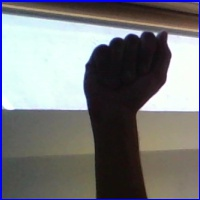
#> input picture asl-api/asl_alphabet_test/A_test.jpg, 200 x 200 px
$ python -i process_image.py   (imports and definitions only)
#> lines starting #> are read from the running program, lines starting #| are printed output that depends on the picture
import cv2
import numpy as np
from skin_segmentation import extract_skin


def equalize_histogram_clahe(img):
    hsv = cv2.cvtColor(img, cv2.COLOR_BGR2HSV)
    hsv[:,:,2] += 20
    img_bright = cv2.cvtColor(hsv, cv2.COLOR_HSV2BGR)
    img_yuv = cv2.cvtColor(img_bright, cv2.COLOR_BGR2YUV)
    planes = cv2.split(img_yuv)
    clahe = cv2.createCLAHE(clipLimit=2.0, tileGridSize=(8,8))

    planes[0] = clahe.apply(planes[0])

    img_yuv = cv2.merge(planes)
    img_output = cv2.cvtColor(img_yuv, cv2.COLOR_LAB2BGR)

    return img_output

def equalize_histogram_clahe_flip(img):
    img2 = cv2.flip( img, 1 )
    img_yuv = cv2.cvtColor(img2, cv2.COLOR_BGR2YUV)
    planes = cv2.split(img_yuv)
    clahe = cv2.createCLAHE(clipLimit=2.0, tileGridSize=(8,8))

    planes[0] = clahe.apply(planes[0])

    img_yuv = cv2.merge(planes)
    img_output = cv2.cvtColor(img_yuv, cv2.COLOR_LAB2BGR)
    return img_output

def equalize_histogram(img):
    img_yuv = cv2.cvtColor(img, cv2.COLOR_BGR2YUV)
    # equalize the histogram of the Y channel
    img_yuv[:,:,0] = cv2.equalizeHist(img_yuv[:,:,0])
    # convert the YUV image back to RGB format
    img_output = cv2.cvtColor(img_yuv, cv2.COLOR_YUV2BGR)
    return img_output

def remove_non_skin(img):
    """
    Extract the skin from the image by masking everything else with black pixels

    Input: image
    Output: cv2 image
    """
    return extract_skin(img)

train_dir = '/asl-data/asl_alphabet_test'

test_dir = '../new-asl-data/asl_alphabet_test_real_world_+_kaggle'

test_images = []

# Load Images from directory and store them in an array of test_images
# [21 lines not run here, left out]


>>> import cv2
>>> picture = cv2.imread('../asl-api/asl_alphabet_test/A_test.jpg', cv2.IMREAD_GRAYSCALE)
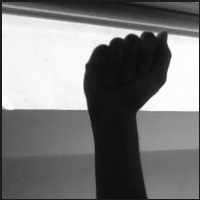
#> picture: shape (200, 200); min 11, max 255, mean 121.8
>>> result = equalize_histogram_clahe_flip(picture)
#> in equalize_histogram_clahe_flip, `img2 = cv2.flip( img, 1 )`:
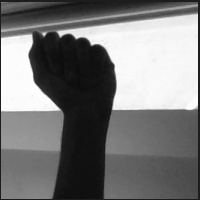
#> img2: shape (200, 200); min 11, max 255, mean 121.8
#> (the run stopped early here; a loop or call above may not have finished)

$ run again, on asl-api/asl_alphabet_test/E_test.jpg
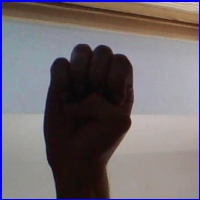
#> input picture asl-api/asl_alphabet_test/E_test.jpg, 200 x 200 px
#> `picture = cv2.imread('../asl-api/asl_alphabet_test/A_test.jpg', cv2.IM..`:
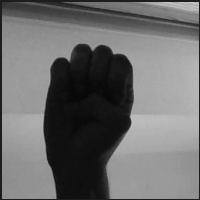
#> picture: shape (200, 200); min 7, max 206, mean 108.3
#> in equalize_histogram_clahe_flip, `img2 = cv2.flip( img, 1 )`:
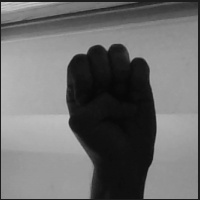
#> img2: shape (200, 200); min 7, max 206, mean 108.3

$ run again, on asl-api/asl_alphabet_test/F_test.jpg
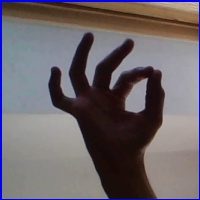
#> input picture asl-api/asl_alphabet_test/F_test.jpg, 200 x 200 px
#> `picture = cv2.imread('../asl-api/asl_alphabet_test/A_test.jpg', cv2.IM..`:
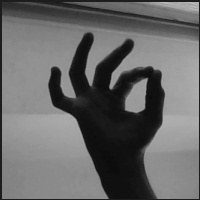
#> picture: shape (200, 200); min 11, max 192, mean 103.7
#> in equalize_histogram_clahe_flip, `img2 = cv2.flip( img, 1 )`:
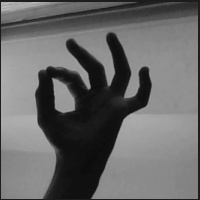
#> img2: shape (200, 200); min 11, max 192, mean 103.7

$ run again, on asl-api/asl_alphabet_test/G_test.jpg
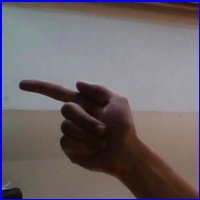
#> input picture asl-api/asl_alphabet_test/G_test.jpg, 200 x 200 px
#> `picture = cv2.imread('../asl-api/asl_alphabet_test/A_test.jpg', cv2.IM..`:
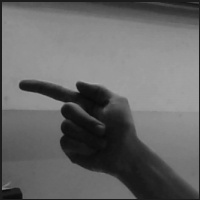
#> picture: shape (200, 200); min 9, max 167, mean 103.9
#> in equalize_histogram_clahe_flip, `img2 = cv2.flip( img, 1 )`:
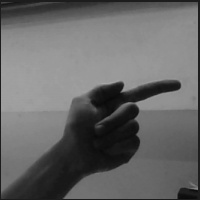
#> img2: shape (200, 200); min 9, max 167, mean 103.9
